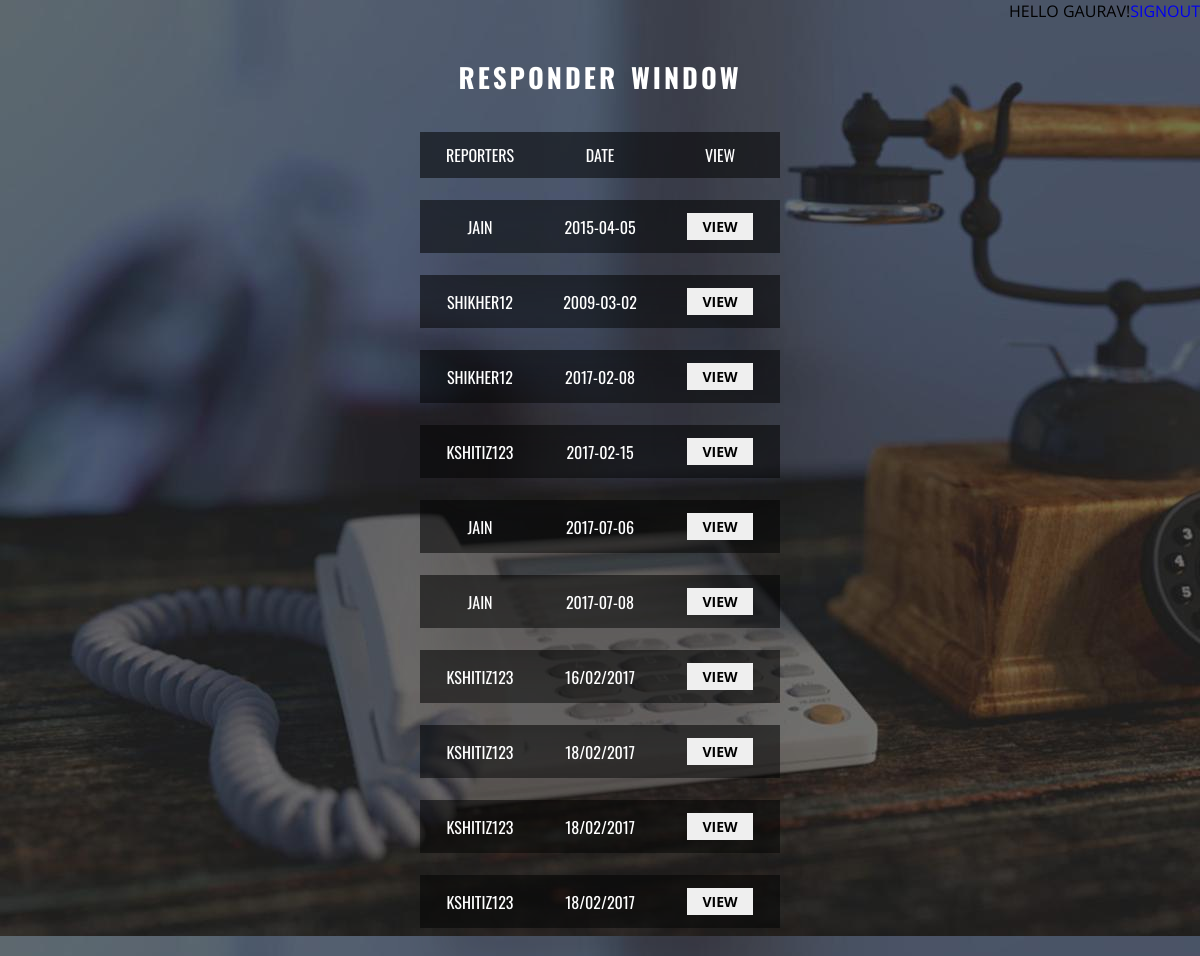
/resphome1.php (signed in), run on the app's committed database.
### tables this page shows
CREATE TABLE `incidentreport` (
  `IncidentId` int(50) NOT NULL,
  `ReporterName` varchar(100) NOT NULL,
  `I_Name` varchar(100) NOT NULL,
  `I_Category` varchar(100) NOT NULL,
  `Location` varchar(500) NOT NULL,
  `Upload` varchar(100) NOT NULL,
  `Dated` varchar(20) NOT NULL,
  `Timer` time NOT NULL,
  `Summary` varchar(1000) DEFAULT NULL
);

### resphome1.php (the view, shortened to what this page needs)
<!DOCTYPE html>
<html>
<head>
<link href="css/font-awesome.min.css" rel="stylesheet" type="text/css" media="all">
<link href="css/popuo-box.css" rel="stylesheet" type="text/css" media="all" />
<link href="css/style.css" rel="stylesheet" type="text/css" media="all" />
</head>
<body>
<?php
include("header.php");
?>
<h1>Responder Window</h1>
<div class="main-agileits">
	<?php
		echo '<table width="100%" class="form-w3-agile1">
  <tr align="center" >
    <th id="hey1" width="33%" height="40" ><span style="color:white;font-family: Oswald, sans-serif;">Reporters</span></td>
	<th id="hey1" width="33%" height="40" ><span style="color:white;font-family: Oswald, sans-serif;">Date</span></td>
	<th id="hey1" width="33%" height="40" ><span style="color:white;font-family: Oswald, sans-serif;">View</span></td>
  </tr></table><br>';
  $rs1=mysql_query("select * from incidentreport where I_Category='{$_SESSION['Category']}'");
	while($row1 = mysql_fetch_array($rs1, MYSQL_ASSOC)){
	echo '<table width="100%" class="form-w3-agile1">
	<tr align="center" >
	<td  id="hey1" width="33%" height="40"><span style="color:white;font-family: Oswald, sans-serif;">'.$row1['ReporterName'].'</span></td>
	<td id="hey1" width="33%" height="40"><span style="color:white;font-family: Oswald, sans-serif;">'.$row1['Dated'].'</span></td>
	<td  id="hey1" width="33%" height="40"><form name="form2" method="get" action="responder.php">
	<span style="color:white;font-family: Oswald, sans-serif;">
	<button  id="hey" type="submit" name="IncidentId" value='.$row1['IncidentId'].'>View</button></span></td>
		</form>
	</tr></table><br>';}
		?>
		<br><br>
</div>
</body>
</html>

### header.php (shortened to what this page needs)
  <Table width="100%">
  <tr>
    <td>
	 <?php
	if(isset($_SESSION['uname']))
	{
	 echo "<div align=\"right\"><strong>Hello ".$_SESSION['uname']."!<a href=\"signout.php\" >Signout</a></strong></div>";
	}
	 else
		{
	 	echo "&nbsp;";
	 }
	?>
	</td>
  </tr>
</table>

### css/style.css (style rules this page uses)
html,body,div,span,applet,object,iframe,h1,h2,h3,h4,h5,h6,p,blockquote,pre,a,abbr,acronym,address,big,cite,code,del,dfn,em,img,ins,kbd,q,s,samp,small,strike,strong,sub,sup,tt,var,b,u,i,dl,dt,dd,ol,nav ul,nav li,fieldset,form,label,legend,table,caption,tbody,tfoot,thead,tr,th,td,article,aside,canvas,details,embed,figure,figcaption,footer,header,hgroup,menu,nav,output,ruby,section,summary,time,mark,audio,video { margin:0;padding:0;border:0;font-size:100%;font:inherit;vertical-align:baseline; }
table { border-collapse:collapse;border-spacing:0; }
a { text-decoration:none; }
body { font-family: 'Open Sans', sans-serif; height:auto; width:auto; width: 100%; text-transform: uppercase; background:#fff; background-size: cover; background: url(../images/banner2.jpg)0px 0px; background-attachment:fixed; }
h1,h2,h3,h4,h5,h6 { font-family: 'Oswald', sans-serif; }
.main-agileits { width: 30%; margin: 0 auto; }
h1 { text-align: center; font-size: 36px; font-weight: bold; margin: 50px 0; color: #ffffff; letter-spacing: 4px; word-spacing: 4px; }
form { margin: 0 auto; width: 100%; }
#hey { style="background: #fff; color: #000; outline: none; display: block; margin: 0 auto; border: none; cursor: pointer; padding: 5px 15px; font-size: 14px; margin-top: 10px; margin-bottom: 10px; font-weight: bold; text-transform: uppercase; font-family: Open Sans, sans-serif; transition: 0.3s all; -webkit-transition: 0.3s all; -moz-transition: 0.3s all; -o-transition: 0.3s all; -ms-transition: 0.3s all;" }
.form-w3-agile1 { background: rgba(4, 4, 4, 0.56); -webkit-box-shadow: 0px 35px 44px -22px rgba(0,0,0,0.72); -moz-box-shadow: 0px 35px 44px -22px rgba(0,0,0,0.72); box-shadow: 0px 35px 44px -22px #1f181b; padding: 20px 25px; }
@media (max-width:1440px) { h1 { font-size: 30px; margin: 40px 0; word-spacing: 3px; } }
@media (max-width:1440px) { .main-agileits { width: 30%; } }
@media (max-width:1366px) { .main-agileits { width: 30%; } }
@media (max-width:1280px) { h1 { font-size: 27px; margin: 35px 0; letter-spacing: 3px; } }
@media (max-width:1280px) { .main-agileits { width: 35%; } }
@media (max-width:1280px) { .main-agileits { width: 30%; } }

### resphome1.php (style rules this page uses)
#hey { style="background: #fff; color: #000; outline: none; display: block; margin: 0 auto; border: none; cursor: pointer; padding: 4px 15px; font-size: 14px; margin-top: 10px; margin-bottom: 10px; font-weight: bold; text-transform: uppercase; font-family: Open Sans, sans-serif; transition: 0.3s all; -webkit-transition: 0.3s all; -moz-transition: 0.3s all; -o-transition: 0.3s all; -ms-transition: 0.3s all;" }
#hey1 { padding: 3px; vertical-align:middle; }

### data on the page
incidentreport: ReporterName "JAIN", Dated "2015-04-05", $row1['IncidentId'] 12 (drawn)
incidentreport: ReporterName "SHIKHER12", Dated "2009-03-02", $row1['IncidentId'] 13 (drawn)
incidentreport: ReporterName "SHIKHER12", Dated "2017-02-08", $row1['IncidentId'] 14 (drawn)
incidentreport: ReporterName "KSHITIZ123", Dated "2017-02-15", $row1['IncidentId'] 19 (drawn)
incidentreport: ReporterName "JAIN", Dated "2017-07-06", $row1['IncidentId'] 20 (drawn)
incidentreport: ReporterName "JAIN", Dated "2017-07-08", $row1['IncidentId'] 21 (drawn)
incidentreport: ReporterName "KSHITIZ123", Dated "16/02/2017", $row1['IncidentId'] 34 (drawn)
incidentreport: ReporterName "KSHITIZ123", Dated "18/02/2017", $row1['IncidentId'] 37 (drawn)
incidentreport: ReporterName "KSHITIZ123", Dated "18/02/2017", $row1['IncidentId'] 42 (drawn)
incidentreport: ReporterName "KSHITIZ123", Dated "18/02/2017", $row1['IncidentId'] 43 (drawn)

### other printed values
$_SESSION['uname'] "GAURAV"
